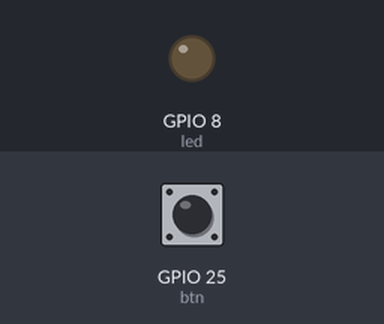
Bench run of a program on a simulated Raspberry Pi (BCM pin numbers). On the bench: output pins drawn as LEDs (lit = HIGH). Dashed ring = blinking. The test bench sets the inputs (shaded band); at power-on: GPIO 25 (btn) HIGH.

Above: at 1.2 s.
1.3 s: GPIO 25 (btn) pulsed LOW 5 times (0.12 s each, 0.3 s apart)
At 1.75 s:
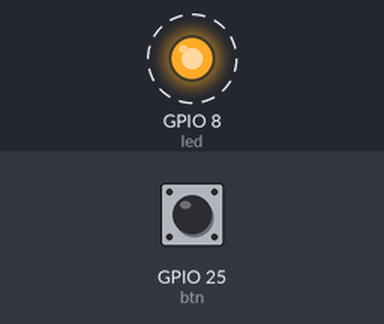
4.3 s: GPIO 25 (btn) pulled LOW for 0.15 s
At 4.9 s:
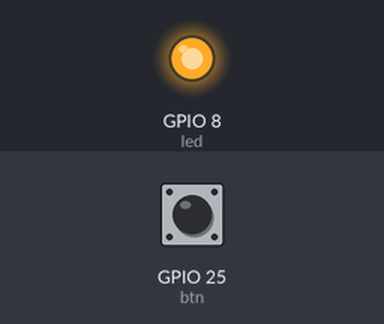
5.9 s: GPIO 25 (btn) pulled LOW for 1 s
At 6.2 s:
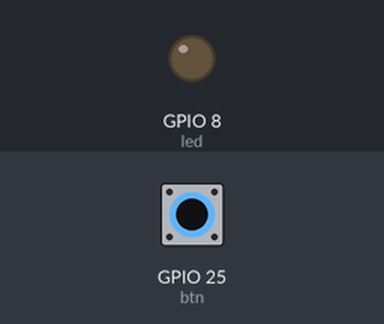
Timing chart, 0 to 8.9 s (numbered marks = the images above; inputs shaded):
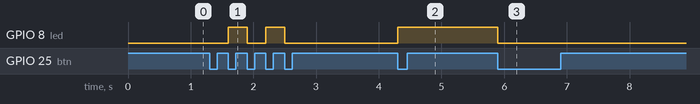

Measured:
- after the input at 1.3 s, GPIO 8 (led): alternates HIGH for 0.30 s and LOW for 0.30 s, 4 changes in all, then stays LOW, starting after 0.30 s
- after the input at 4.3 s, GPIO 8 (led): LOW → HIGH at once
- after the input at 5.9 s, GPIO 8 (led): HIGH → LOW at once

The program:

buttonLed_toggle.py
```python
from gpiozero import LED,Button
from time import sleep

led=LED(8)
btn=Button(25)
state=1
while True:
        if btn.is_pressed:
                #버튼 눌림
                if state==0:
                        state=1
                        led.on()

                else:
                        state=0
                        led.off()
                while btn.is_pressed:
                        sleep(0.1)
```
